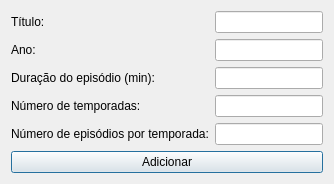
<?xml version="1.0" encoding="UTF-8"?>
<ui version="4.0">
 <class>AddSeriesDialog</class>
 <widget class="QDialog" name="AddSeriesDialog">
  <property name="windowTitle">
   <string>Adicionar Série</string>
  </property>
  <layout class="QVBoxLayout" name="verticalLayout">
   <item>
    <layout class="QFormLayout" name="formLayout">
     <item row="0" column="0">
      <widget class="QLabel" name="labelTitle">
       <property name="text">
        <string>Título:</string>
       </property>
      </widget>
     </item>
     <item row="0" column="1">
      <widget class="QLineEdit" name="lineEditTitle"/>
     </item>

     <item row="1" column="0">
      <widget class="QLabel" name="labelYear">
       <property name="text">
        <string>Ano:</string>
       </property>
      </widget>
     </item>
     <item row="1" column="1">
      <widget class="QLineEdit" name="lineEditYear"/>
     </item>

     <item row="2" column="0">
      <widget class="QLabel" name="labelEpisodeDuration">
       <property name="text">
        <string>Duração do episódio (min):</string>
       </property>
      </widget>
     </item>
     <item row="2" column="1">
      <widget class="QLineEdit" name="lineEditEpisodeDuration"/>
     </item>

     <item row="3" column="0">
      <widget class="QLabel" name="labelSeasons">
       <property name="text">
        <string>Número de temporadas:</string>
       </property>
      </widget>
     </item>
     <item row="3" column="1">
      <widget class="QLineEdit" name="lineEditSeasons"/>
     </item>

     <item row="4" column="0">
      <widget class="QLabel" name="labelEpisodesPerSeason">
       <property name="text">
        <string>Número de episódios por temporada:</string>
       </property>
      </widget>
     </item>
     <item row="4" column="1">
      <widget class="QLineEdit" name="lineEditEpisodesPerSeason"/>
     </item>
    </layout>
   </item>
   <item>
    <widget class="QPushButton" name="btnAdd">
     <property name="text">
      <string>Adicionar</string>
     </property>
    </widget>
   </item>
  </layout>
 </widget>
 <resources/>
 <connections/>
</ui>
